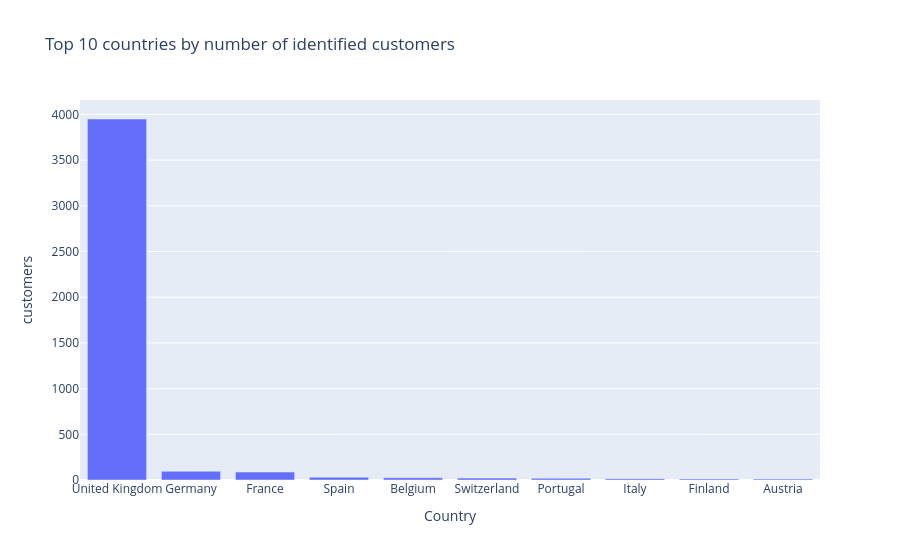

Notebook code cell kept with this figure:
### Code cell
customers_by_country = (
    raw_df.dropna(subset=["CustomerID"])
    .groupby("Country")["CustomerID"]
    .nunique()
    .sort_values(ascending=False)
    .rename("customers")
)
fig = px.bar(
    customers_by_country.head(10).reset_index(),
    x="Country",
    y="customers",
    title="Top 10 countries by number of identified customers",
)
fig.show()

### Figure 1 — Plotly figure (JSON) as saved in the notebook; plotly's stock layout.template omitted (floating-point values rounded to 4 significant figures)
{"data": [{"hovertemplate": "Country=%{x}<br>customers=%{y}<extra></extra>", "legendgroup": "", "marker": {"color": "#636efa", "pattern": {"shape": ""}}, "name": "", "orientation": "v", "showlegend": false, "textposition": "auto", "type": "bar", "x": ["United Kingdom", "Germany", "France", "Spain", "Belgium", "Switzerland", "Portugal", "Italy", "Finland", "Austria"], "xaxis": "x", "y": [3950, 95, 87, 31, 25, 21, 19, 15, 12, 11], "yaxis": "y"}], "layout": {"barmode": "relative", "legend": {"tracegroupgap": 0}, "title": {"text": "Top 10 countries by number of identified customers"}, "xaxis": {"anchor": "y", "domain": [0, 1], "title": {"text": "Country"}}, "yaxis": {"anchor": "x", "domain": [0, 1], "title": {"text": "customers"}}}}
